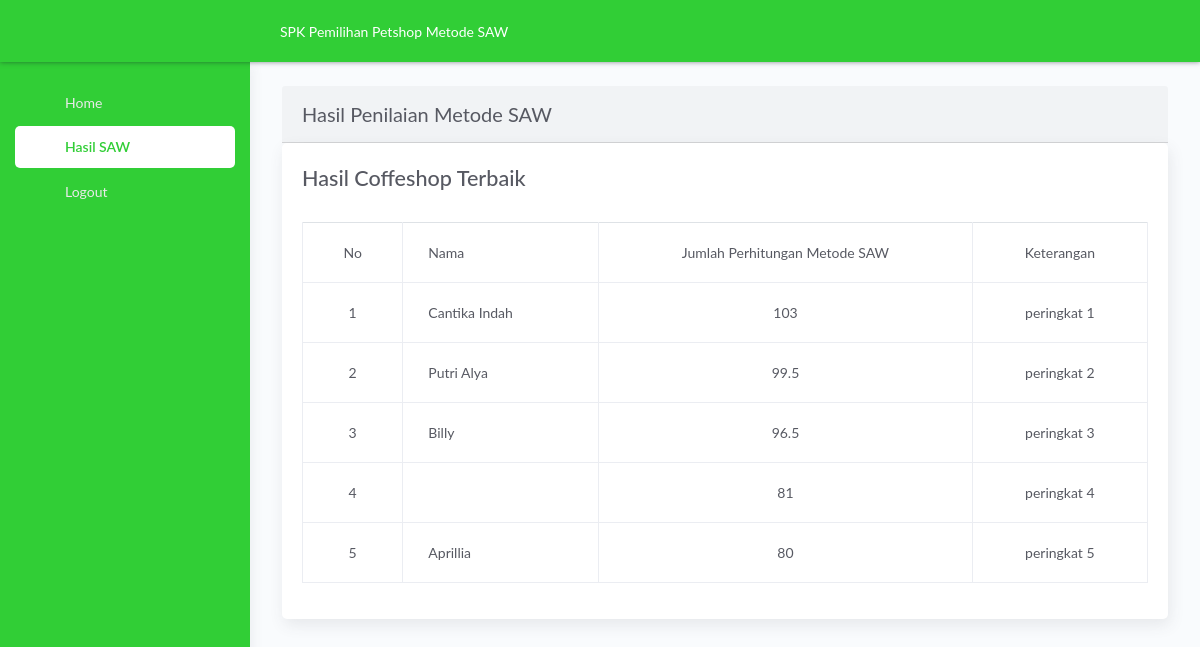
The page /hasil_saw_user.php (signed in) on the database its author committed.
### tables this page shows
CREATE TABLE `tb_coffeshop` (
  `id_coffeshop` int(11) NOT NULL,
  `nama` varchar(200) NOT NULL
);

### hasil_saw_user.php (the view, shortened to what this page needs)
<?php
include 'aksilogin/config.php';
?>
<?php  include './template/header.php';
?>
<?php
include './template/navbar.php';
?>
<?php
$page = 'hasil_penilaian_siswa'; include './template/sidebar_user.php';
?>
<div class="main-panel">
      <div class="content">
        <div class="page-inner">
          <div class="row">
            <div class="col-md-12">
                <div class="card-header" >
                  <h4 class="card-title">Hasil Penilaian Metode SAW</h4>
                </div>
                <div class="card">
                <div class="card-body" >
                <?php
 function getNama($id){
  include 'aksilogin/config.php';
  $q =mysqli_query($koneksi, "SELECT * FROm tb_coffeshop where id_coffeshop = '$id'");
  $d = mysqli_fetch_array($q);
  return $d['nama'];
 }
    function getId($id){
  include 'aksilogin/config.php';
  $q =mysqli_query($koneksi, "SELECT * FROm tb_coffeshop where id_coffeshop = '$id'");
  $d = mysqli_fetch_array($q);
  return $d['id_coffeshop'];
 }
 $cr = mysqli_query($koneksi, "SELECT
      min(kriteria1) as minK1,
      min(kriteria2) as minK2,
      min(kriteria3) as minK3,
      min(kriteria4) as minK4,
      min(kriteria5) as minK5,
      max(kriteria1) as maxK1,
      max(kriteria2) as maxK2,
      max(kriteria3) as maxK3,
      max(kriteria4) as maxK4,
      max(kriteria5) as maxK5
   FROM tb_nilai");
 $atribut = mysqli_fetch_array($cr);
$bobotArray = array('');
$qb = mysqli_query($koneksi, "SELECT * from tbl_kriteria");
while ($b = mysqli_fetch_array($qb)) {
  array_push($bobotArray, $b['bobot']);
}
$bt1 = $bobotArray[1];
$bt2 = $bobotArray[2];
$bt3 = $bobotArray[3];
$bt4 = $bobotArray[4];
$bt5 = $bobotArray[5];
$k1 = "";
$k2 = "";
$k3 = "";
$k4 = "";
$k5 = "";
$qk = mysqli_query($koneksi, "SELECT * FROM tbl_kriteria");
while ($row = mysqli_fetch_array($qk)) {
    if ($row['atribute'] == "benefit") {
    if ($row['id_kriteria'] == 1) {
        $k1 = "benefit";
      } elseif ($row['id_kriteria'] == 2) {
        $k2 = "benefit";
      } elseif ($row['id_kriteria'] == 3) {
        $k3 = "benefit";
      } elseif ($row['id_kriteria'] == 4) {
        $k4 = "benefit";
      } elseif ($row['id_kriteria'] == 5) {
        $k5 = "benefit";
      }
  }
}
 $sql3 = mysqli_query($koneksi,"SELECT * FROM tb_nilai");
 echo "<H2>Hasil Coffeshop Terbaik</H2>
 <br>
 <table class='table table-bordered'>
  <tr>
   <td style='text-align:center;'>No</td>
   <td>Nama</td>
   <td style='text-align:center;'>Jumlah Perhitungan Metode SAW</td>
   <td style='text-align:center;'>Keterangan</td>
  </tr>
  ";
 while ($dt3 = mysqli_fetch_array($sql3)) {
  $normalisasi1 = 0;
  $normalisasi2 = 0;
  $normalisasi3 = 0;
  $normalisasi4 = 0;
  $normalisasi5 = 0;
if ($k1 == "benefit") {
    $normalisasi1 = $dt3['kriteria1']/$atribut['maxK1'];
} else {
  $normalisasi1 = $atribut['minK1']/$dt3['kriteria1'];
}
if ($k2 == "benefit") {
    $normalisasi2 = $dt3['kriteria2']/$atribut['maxK2'];
} else {
  $normalisasi2 = $atribut['minK2']/$dt3['kriteria2'];
}
if ($k3 == "benefit") {
    $normalisasi3 = $dt3['kriteria3']/$atribut['maxK3'];
} else {
  $normalisasi3 = $atribut['minK3']/$dt3['kriteria3'];
}
if ($k4 == "benefit") {
    $normalisasi4 = $dt3['kriteria4']/$atribut['maxK4'];
} else {
  $normalisasi4 = $atribut['minK4']/$dt3['kriteria4'];
}
if ($k5 == "benefit") {
    $normalisasi5 = $dt3['kriteria5']/$atribut['maxK5'];
} else {
  $normalisasi5 = $atribut['minK5']/$dt5['kriteria5'];
}
$poin = round(
   ($normalisasi1*$bt1)+
   ($normalisasi2*$bt2)+
   ($normalisasi3*$bt3)+
   ($normalisasi4*$bt4)+
   ($normalisasi5*$bt5),2);
  $data[]=array('nama'=>getNama($dt3['id_coffeshop']),
  'id_coffeshop'=>getId($dt3['id_coffeshop']),
    'poin'=>$poin);
}
 foreach ($data as $key => $isi) {
  $poin1[$key]=$isi['poin'];
 }
   array_multisort($poin1,SORT_DESC,$data);
   $no=1;
   $h="peringkat";
   $peringkat=1;
   foreach ($data as $item) { ?>
   <tr>
   <td style='text-align:center;'><?php echo $no ?></td>
   <td><?php echo $item['nama'] ?></td>
   <td style='text-align:center;'><?php echo$item['poin'] ?></td>
   <td style='text-align:center;'><?php echo"$h $peringkat" ?></td>
   </tr>
   <?php
   $no++;
   if ($no>=100) {
    $h="  ";
    $peringkat=" ";
   }else{
    $peringkat++;
   }
   }
   echo "</table>";
?>
 </div>
  </div>
   </div>
    </div>
      </div>
<?php
include './template/footer.php';
?>

### rows shown on the page
tb_coffeshop: nama "Cantika Indah", poin "103", peringkat "1"
tb_coffeshop: nama "Putri Alya", poin "99.5", peringkat "2"
tb_coffeshop: nama "Billy", poin "96.5", peringkat "3"
tb_coffeshop: nama "Aprillia", poin "80", peringkat "5"

### other values the page prints
$item['poin'] "81"
$peringkat "4"
